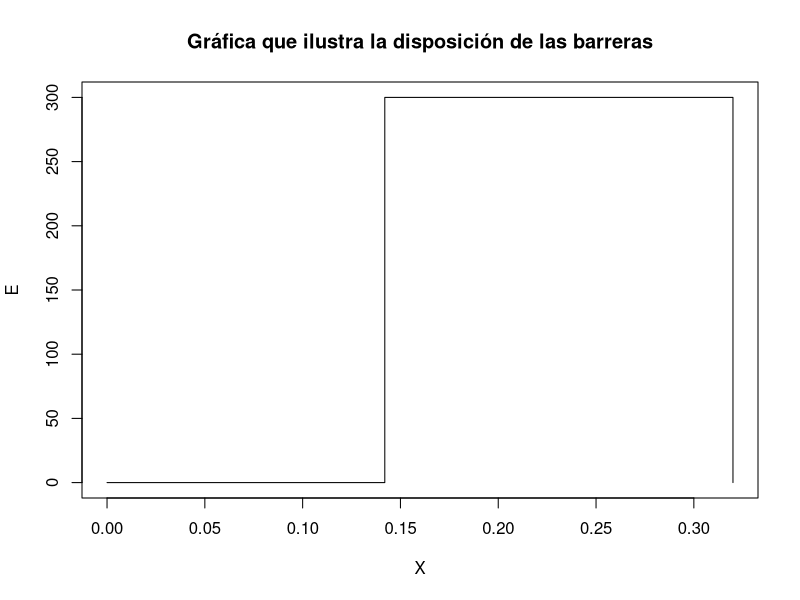

Generate this figure with R: (Note: this script raises an error after producing the figure.)
####################################
######## NOTAS IMPORTANTES #########
####################################

# THETA ES EL ÁNGULO DE INCIDENCIA, NO EL DE TRANSMISIÓN
# Es decir, una función que pida el ángulo theta,
# requiere únicamente el ángulo de incidencia para realizar los cálculos


####################################
############ CONSTANTES##############
####################################

########### CONSTANTES #############

vF <- 10**15 # Velocidad de Fermi [nm/s]
hbar <- 6.58 * 10**(-16) # h_barra [eV*s]

###### PARÁMETROS INICIALES ########

# theta <- 0
N <- 1 # Barreras
xo <- 0 # Origen en el eje x
a <- 0.142 # Separación entre barreras [nm]
L <- 0.178 # Ancho de las barreras [nm]
Vo <- 300 # Potencial (Altura) de las barreras [eV]
E <- 100 # Energía de la partícula [eV]
s <- 1 # ¿Vanda de Conducción o de Valencia?

### CALCULO DE OTRAS CONSTANTES ###

#### REGIONES #####
R <- N - 1 # Calcula las regiones
# Regiones  2 + 2R

### CÁLCULO DE CONSTANTES PARA KX Y QX ###
Ke1 <- (E / (hbar * vF))
Ke2 <- ((E - Vo) / (hbar * vF))

# print(Ke1)
# print(Ke2)


############################################################
######################### FUNCIONES ########################
############################################################

quad <- function(a, b, c) {
  a <- as.complex(a)
  resultado <- # c(
    (-b + sqrt(b^2 - 4 * a * c)) / (2 * a) # ,
  # (-b - sqrt(b^2 - 4 * a * c)) / (2 * a))
  # if(all(Im(resultado) == 0)) resultado <- Re(resultado)
  # if(resultado[1] == resultado[2]) return(resultado[1])
  resultado
}

############################################################
######### SON CONSTANTES DURANTE TODO EL PROGRAMA ##########
############################################################

################## CÁLCULO DE SIGNO ########################
s1 <- sign(E - Vo)
s2 <- sign(E - 0)

####### CÁLCULO DE POSICIONES GUARDADAS EN UN VECTOR #######

Posiciones <- function(R, a, L, xo) {
  # Esta función regresa las posiciones de donde el potencial cambia
  X <- c(xo, xo + a, xo + a + L)
  if (R < 1) {
    return(X)
  } else {
    for (n in 1:R) {
      # print(n)
      ba <- X[length(X)] + a
      X <- append(X, ba)
      ba <- X[length(X)] + L
      X <- append(X, ba)
    }
  }
  return(X)
}

##########  GENERA LAS BARRERAS DE POTENCIAL ##############
Funcion_barreras <- function(R, a, L, xo, V1, Vb) {
  Y <- c(Vb, V1, Vb)
  if (R < 1) {
    return(Y)
  } else {
    for (n in 1:R) {
      # print(n)
      ba <- V1
      Y <- append(Y, ba)
      ba <- Vb
      Y <- append(Y, ba)
    }
  }
  return(Y)
}

#################################################
############ Generación de posiciones ###########
#################################################

X <- Posiciones(R, a, L, xo)
print("Posiciones: ")
print(X)
print(length(X))
# print(length(X))
Y <- Funcion_barreras(R, a, L, xo, Vo, 0)
print("Barreras: ")
print(Y)
# print(length(Y))

png("Barreras_generadas.png")
plot(X, Y, type = "s", ylab = "E", main = "Gráfica que ilustra la disposición de las barreras")
dev.off()

#############################################################
############## FUNCIONES NO CONSTANTES ######################
#############################################################



####### FUNCIÓN QUE EVALÚA EN LA MATRIZ DE EXPONENCIALES #######
Matriz_evaluada <- function(x, theta = 0, Kx, s = 1) {
  # Crear la matriz A a partir de los parámetros
  A <- matrix(
    c(
      exp(1i * Kx * x), exp(-1i * Kx * x),
      s * exp(1i * theta) * exp(1i * Kx * x),
      -s * exp(-1i * theta) * exp(-1i * Kx * x)
    ),
    nrow = 2, ncol = 2
  )
  # Devolver la matriz resultante
  # Falta agregar el parametro s que indica en qué bandas estoy trabajando
  return(A)
}

####### CALCULO DEL ÁNGULO DE TRANSMISIÓN ####### ¿PUEDE SER CONSTANTE?
Angulo_transmision <- function(theta) {
  angulo_t <- asin((Ke1 / Ke2) * sin(theta))
  return(angulo_t)
}

####### CÁLCULO DEL COEFICIENTE Kx #######
CoeficienteKx <- function(theta) {
  K_x <- Ke1 * cos(theta)
  return(K_x)
}

####### CÁLCULO DEL COEFICIENTE Qx #######
CoeficienteQx <- function(theta) {
  Q_x <- sqrt(Ke2**2 - (Ke1 * sin(theta))**2)
  return(Q_x)
}

######## ASIGNACIÓN DE LOS VALORES PARA K_x o Q_x #########
Coef_Kx <- function(b, theta, posX = X, posY = Y) { # b, es el 2° índice y theta el ángulo
  aux <- b %% 2
  if (aux == 1) {
    px <- CoeficienteKx(theta)
    # print('Kx')
  } else {
    px <- CoeficienteQx(theta)
    # print('Qx')
  }
  return(px)
}

######### FUNCIÓN DE MATRICES PARA LAS DISTINTAS REGIONES ##########
# Nota: Esta función calcula el signo s = sgn(E-Vo)
# Nota: la función, calcula el ángulo de transmisión dentro de las barreras
# Nota: también calcula y asigna el coeficiente a usar Kx o Qx

Matriz_Region <- function(a, b, theta) {
  x <- X[a]
  # D <- c('a=',a,'b=', b,'x=', x, 'theta=',theta)
  # print(D)

  theta_t <- Angulo_transmision(theta)
  aux <- b %% 2
  if (aux == 1) {
    s <- sign(E)
    angulo <- theta
    # print('Kx')
  } else {
    s <- sign(E - Vo)
    angulo <- theta_t ####### Hacer una función pensando en Generalizar ####
    # print('Qx')
  }

  print("El signo es")
  print(s)

  Px <- Coef_Kx(b, theta)

  # print(Kx)

  if (a != b) { # Revisar el caso de N > 1 M_{2,2} ya no funciona
    # s <- s1
    A <- Matriz_evaluada(x, angulo, Px, s)
    A <- solve(A)
    # print('Se usó Theta:') MAL
    # print(theta_t) MAL
    # print('Sí se invirtió')
  } else {
    # s <- s2
    A <- Matriz_evaluada(x, angulo, Px, s)
    # print('Se usó Theta_t:')
    # print(theta)
  }

  print(A)
  return(A)
}

########## MATRIX IDENTIDAD ##########
# A <- matrix(c(1,0,0,1) ,nrow = 2, ncol = 2)

Funcion_Calculadora <- function(theta, X) {
  A <- matrix(c(1, 0, 0, 1), nrow = 2, ncol = 2)
  print(A)
  for (i in length(X):2) { #### ERROR ##### En la numeración
    print("Pos evaluada: ")
    print(X[i])
    print("Indice: ")
    print(a)
    M_n_1 <- Matriz_Region(i, i - 1, theta)
    M_n_2 <- Matriz_Region(i, i, theta)
    # write.table(M_n_1,file='Matrices.txt',row.names = F, col.names = F)
    # unlink('Matrices.txt',)
    # write.table(M_n_2,file='Matrices.txt',row.names = F, col.names = F)
    # unlink('Matrices.txt')
    A <- M_n_1 %*% M_n_2 %*% A
    print("La matriz resultante es")
    print(A)
  }
  print("Matriz final")
  print(A)
  print("La solución es  ")
  #  a1 <- A[1]*A[3]
  #  b1 <- -1*A[3]
  #  t <- quad(a1,b1,0)

  t <- 1 / A[1]

  print(t)
  T <- sqrt(t * t)
  # T <- Mod(T)
  T <- Re(T)
  print(T)
  return(T)
}


###################################################

angulos <- seq(-1 * pi / 2, pi / 2, length = 100)
print(typeof(angulos))
# angulos <- c(-1 * pi / 2.5)

Y <- c()

# text('Log.txt')
for (phi in angulos) {
  PMax <- 0
  tparametro <- Funcion_Calculadora(phi, X)
  Y <- append(Y, tparametro, length(Y))
  if (tparametro > PMax) {
    print("PHI MAXIMO")
    print(phi)
  }
  PMax <- phi
}
# dev.off()

png("Coeficiente.png")
plot(angulos, Y, type = "l", main = "Coeficiente de transmisión", xlab = "theta", ylab = "T")
dev.off()

print("Valor máximo")
print(max(Y))
print(PMax)

Observador <- Funcion_Calculadora(0, X)
